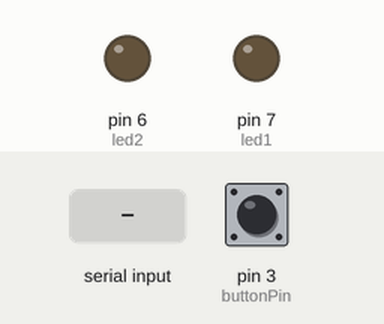
Simulated run of this sketch. Board: Arduino Uno, built with avr-gcc and run on an emulated ATmega328P. On the bench: output pins drawn as LEDs (lit = HIGH). Inputs (shaded band) come from the test bench; at power-on: pin 3 (buttonPin) LOW. What the sketch prints to the serial monitor is not drawn.

Above: at 1.2 s.
1.3 s: "1\n" received over Serial
At 2.0 s:
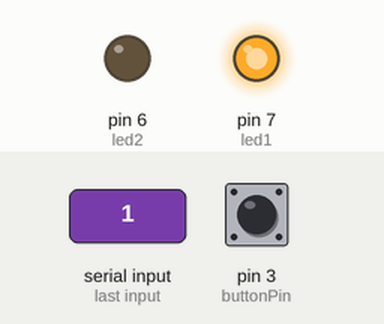
4.3 s: "2\n" received over Serial
At 7.0 s:
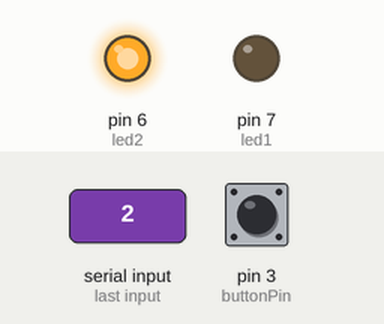
7.3 s: pin 3 (buttonPin) pulled HIGH for 0.15 s
At 8.7 s:
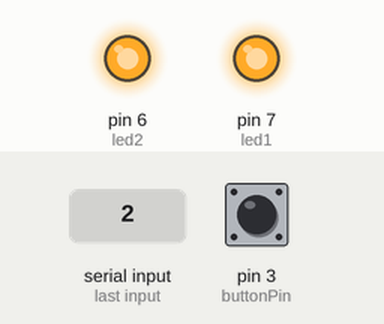
10.3 s: pin 3 (buttonPin) pulled HIGH for 1 s
13.3 s: "0\n" received over Serial
At 13.9 s:
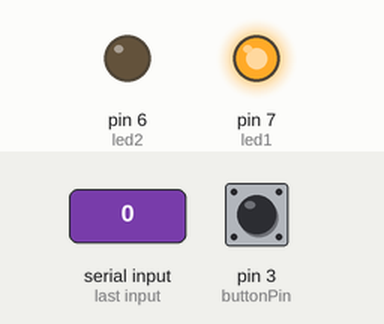
Timing chart, 0 to 16.3 s (numbered marks = the images above; inputs shaded):
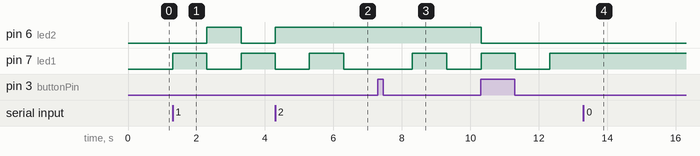

The sketch:

opdracht8a.ino
```cpp
//pins waar de leds en de knop zijn op aangesloten
int led1 = 7;
int led2 = 6;
int buttonPin = 3;

//de statussen eerst op LOW en 0 zetten
int ledState1 = LOW;
int ledState2 = LOW;
int buttonState = 0;

//Variabelen om tijd in op te slaan
long previous1 = 0;
long previous2 = 0;
long previous3 = 0;

//Variabelen waar de vertraging is opgeslagen
long interval1 = 1000;
long interval2 = 3000;

//bepaal welke led moet knipperen
bool oneSec = false;
bool twoSec = false;

//Setup code van de leds en knop
void setup() {
  Serial.begin(9600);
  pinMode(led1, OUTPUT);
  pinMode(led2, OUTPUT);
  pinMode(buttonPin, INPUT);
}

void loop() {
  //De staat van de knop opvangen
 buttonState = digitalRead(buttonPin);

  //tijd aftrappen
 unsigned long currentMillis = millis();

 //Check of er data is binnengekomen van de Raspberry
 if(Serial.available() >0){
  String cmd = Serial.readStringUntil('\n');
    if(cmd == "1"){
      oneSec = true;
      twoSec = false;
    }
    else if(cmd == "2"){
      twoSec = true;
      oneSec = false;
    }
    else{
      oneSec = false;
      twoSec = false;
    }
  }

  //Verandere van status van de leds als er op de knop is gedrukt
  if(buttonState == HIGH){
      int ledState3 = LOW;
      ledState3 = ledState1;
      ledState1 = ledState2;
      ledState2 = ledState3;
      Serial.print("Hallos");

    }

  //Om de buurt 1 sec aan en 1 sec uit
  if(oneSec == true){

    //One second each
    if(currentMillis - previous1 > interval1){
    previous1 = currentMillis;


     if(ledState1 == LOW){
        ledState1 = HIGH;
        ledState2 = LOW;
      }
     else{
        ledState1 = LOW;
        ledState2 = HIGH;
      }

      digitalWrite(led1, ledState1);
      digitalWrite(led2, ledState2);
    }

  }

  if(twoSec == true){

    //Een seconde knipperen led 1
    if(currentMillis - previous2 > interval1){
    previous2 = currentMillis;


     if(ledState1 == LOW){
        ledState1 = HIGH;
      }
     else{
        ledState1 = LOW;
      }

      digitalWrite(led1, ledState1);
    }

    //3 seconden knipperen led 2
    if(currentMillis - previous3 > interval2){
    previous3 = currentMillis;


     if(ledState2 == LOW){
        ledState2 = HIGH;
      }
     else{
        ledState2 = LOW;
      }

      digitalWrite(led2, ledState2);
    }

  }
}
```

Measured:
- after the input at 1.3 s, pin 6 (led2): LOW → HIGH after 1.0 s, → LOW 1.0 s later; pin 7 (led1): LOW → HIGH at once, → LOW 1.0 s later, → HIGH 1.0 s later
- after the input at 4.3 s, pin 6 (led2): goes on until 4.3 s, then stays HIGH
- after the input at 7.3 s, pin 6 (led2): stays HIGH (without the input it goes to LOW after 0.00 s)
- after the input at 13.3 s, pin 6 (led2): stays LOW (without the input it goes to HIGH after 0.01 s); pin 7 (led1): stops changing and stays HIGH
